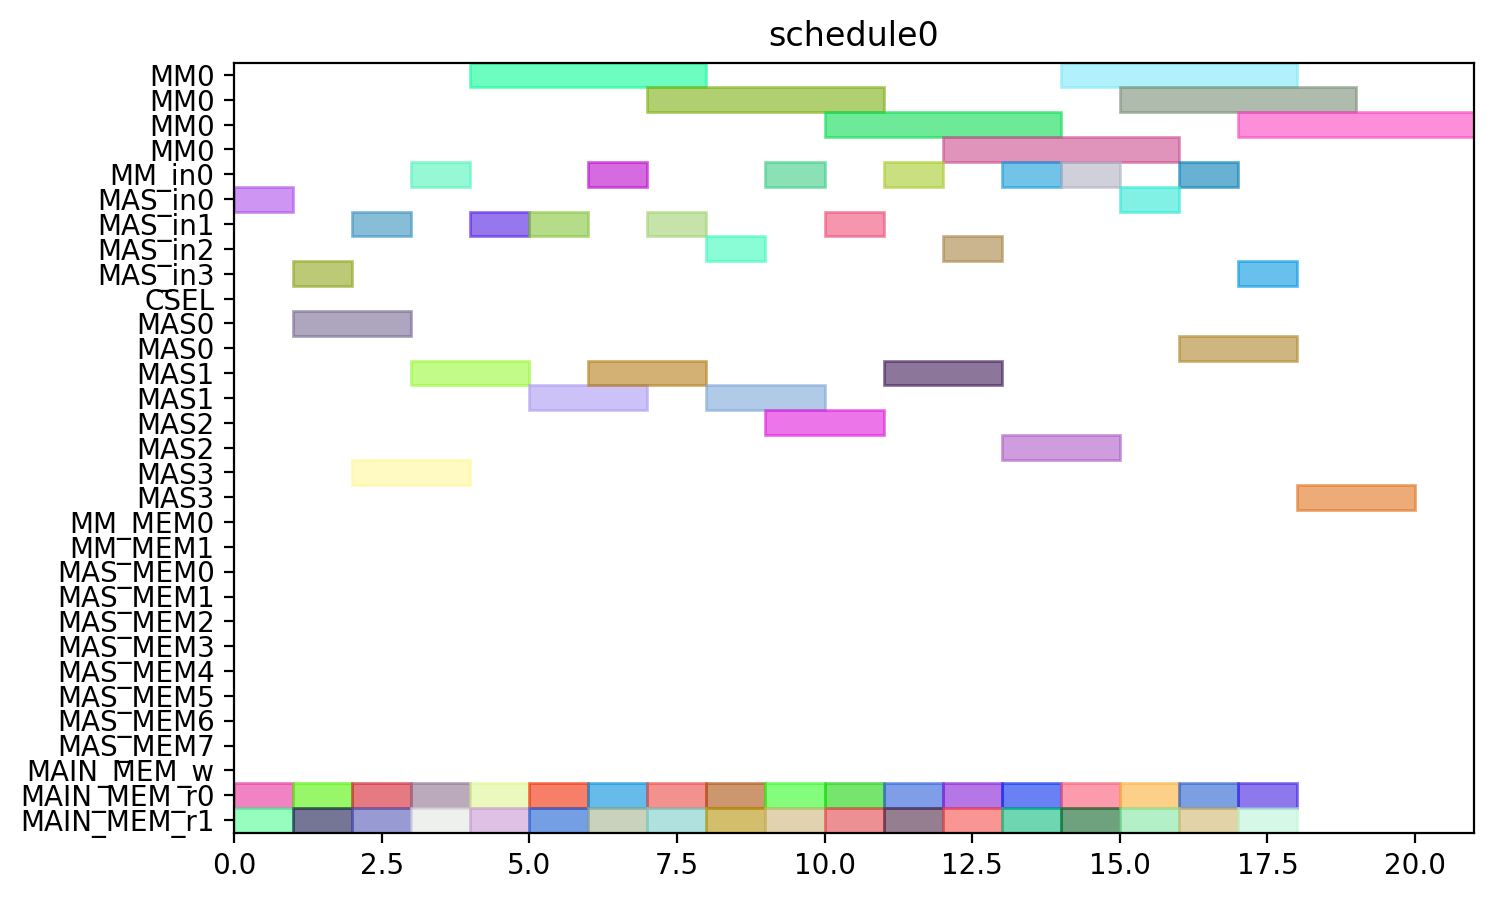

This figure's Python source:
from pyschedule import Scenario, solvers, plotters, alt


def solve():
	horizon = 120
	S = Scenario("schedule0", horizon=horizon)

	# resource
	MM = S.Resources('MM', num=1, size=4)
	MM_in = S.Resources('MM_in', num=1)
	MAS_in = S.Resources('MAS_in', num=4)
	CSEL = S.Resource('CSEL')
	MAS = S.Resources('MAS', num=4, size=2, periods=range(1, horizon))
	MM_MEM = S.Resources('MM_MEM', num=2)
	MAS_MEM = S.Resources('MAS_MEM', num=8)
	MAIN_MEM_w = S.Resource('MAIN_MEM_w', size=1)
	MAIN_MEM_r = S.Resources('MAIN_MEM_r', num=2)

	# result of previous scheduling

	# new tasks
	t0_t0 = S.Task('t0_t0', length=2, delay_cost=1)
	t0_t0 += alt(MAS)
	t0_t0_in = S.Task('t0_t0_in', length=1, delay_cost=1)
	t0_t0_in += alt(MAS_in)
	S += t0_t0_in*MAS_in[0]<=t0_t0*MAS[0]

	S += t0_t0_in*MAS_in[1]<=t0_t0*MAS[1]

	S += t0_t0_in*MAS_in[2]<=t0_t0*MAS[2]

	S += t0_t0_in*MAS_in[3]<=t0_t0*MAS[3]

	t0_t0_mem0 = S.Task('t0_t0_mem0', length=1, delay_cost=1)
	t0_t0_mem0 += MAIN_MEM_r[0]
	S += t0_t0_mem0 <= t0_t0

	t0_t0_mem1 = S.Task('t0_t0_mem1', length=1, delay_cost=1)
	t0_t0_mem1 += MAIN_MEM_r[1]
	S += t0_t0_mem1 <= t0_t0

	t0_t1 = S.Task('t0_t1', length=2, delay_cost=1)
	t0_t1 += alt(MAS)
	t0_t1_in = S.Task('t0_t1_in', length=1, delay_cost=1)
	t0_t1_in += alt(MAS_in)
	S += t0_t1_in*MAS_in[0]<=t0_t1*MAS[0]

	S += t0_t1_in*MAS_in[1]<=t0_t1*MAS[1]

	S += t0_t1_in*MAS_in[2]<=t0_t1*MAS[2]

	S += t0_t1_in*MAS_in[3]<=t0_t1*MAS[3]

	t0_t1_mem0 = S.Task('t0_t1_mem0', length=1, delay_cost=1)
	t0_t1_mem0 += MAIN_MEM_r[0]
	S += t0_t1_mem0 <= t0_t1

	t0_t1_mem1 = S.Task('t0_t1_mem1', length=1, delay_cost=1)
	t0_t1_mem1 += MAIN_MEM_r[1]
	S += t0_t1_mem1 <= t0_t1

	t0_t3 = S.Task('t0_t3', length=4, delay_cost=1)
	t0_t3 += alt(MM)
	t0_t3_in = S.Task('t0_t3_in', length=1, delay_cost=1)
	t0_t3_in += alt(MM_in)
	S += t0_t3_in*MM_in[0]<=t0_t3*MM[0]
	t0_t3_mem0 = S.Task('t0_t3_mem0', length=1, delay_cost=1)
	t0_t3_mem0 += MAIN_MEM_r[0]
	S += t0_t3_mem0 <= t0_t3

	t0_t3_mem1 = S.Task('t0_t3_mem1', length=1, delay_cost=1)
	t0_t3_mem1 += MAIN_MEM_r[1]
	S += t0_t3_mem1 <= t0_t3

	t1_t0 = S.Task('t1_t0', length=2, delay_cost=1)
	t1_t0 += alt(MAS)
	t1_t0_in = S.Task('t1_t0_in', length=1, delay_cost=1)
	t1_t0_in += alt(MAS_in)
	S += t1_t0_in*MAS_in[0]<=t1_t0*MAS[0]

	S += t1_t0_in*MAS_in[1]<=t1_t0*MAS[1]

	S += t1_t0_in*MAS_in[2]<=t1_t0*MAS[2]

	S += t1_t0_in*MAS_in[3]<=t1_t0*MAS[3]

	t1_t0_mem0 = S.Task('t1_t0_mem0', length=1, delay_cost=1)
	t1_t0_mem0 += MAIN_MEM_r[0]
	S += t1_t0_mem0 <= t1_t0

	t1_t0_mem1 = S.Task('t1_t0_mem1', length=1, delay_cost=1)
	t1_t0_mem1 += MAIN_MEM_r[1]
	S += t1_t0_mem1 <= t1_t0

	t1_t1 = S.Task('t1_t1', length=2, delay_cost=1)
	t1_t1 += alt(MAS)
	t1_t1_in = S.Task('t1_t1_in', length=1, delay_cost=1)
	t1_t1_in += alt(MAS_in)
	S += t1_t1_in*MAS_in[0]<=t1_t1*MAS[0]

	S += t1_t1_in*MAS_in[1]<=t1_t1*MAS[1]

	S += t1_t1_in*MAS_in[2]<=t1_t1*MAS[2]

	S += t1_t1_in*MAS_in[3]<=t1_t1*MAS[3]

	t1_t1_mem0 = S.Task('t1_t1_mem0', length=1, delay_cost=1)
	t1_t1_mem0 += MAIN_MEM_r[0]
	S += t1_t1_mem0 <= t1_t1

	t1_t1_mem1 = S.Task('t1_t1_mem1', length=1, delay_cost=1)
	t1_t1_mem1 += MAIN_MEM_r[1]
	S += t1_t1_mem1 <= t1_t1

	t1_t3 = S.Task('t1_t3', length=4, delay_cost=1)
	t1_t3 += alt(MM)
	t1_t3_in = S.Task('t1_t3_in', length=1, delay_cost=1)
	t1_t3_in += alt(MM_in)
	S += t1_t3_in*MM_in[0]<=t1_t3*MM[0]
	t1_t3_mem0 = S.Task('t1_t3_mem0', length=1, delay_cost=1)
	t1_t3_mem0 += MAIN_MEM_r[0]
	S += t1_t3_mem0 <= t1_t3

	t1_t3_mem1 = S.Task('t1_t3_mem1', length=1, delay_cost=1)
	t1_t3_mem1 += MAIN_MEM_r[1]
	S += t1_t3_mem1 <= t1_t3

	t2_t2 = S.Task('t2_t2', length=2, delay_cost=1)
	t2_t2 += alt(MAS)
	t2_t2_in = S.Task('t2_t2_in', length=1, delay_cost=1)
	t2_t2_in += alt(MAS_in)
	S += t2_t2_in*MAS_in[0]<=t2_t2*MAS[0]

	S += t2_t2_in*MAS_in[1]<=t2_t2*MAS[1]

	S += t2_t2_in*MAS_in[2]<=t2_t2*MAS[2]

	S += t2_t2_in*MAS_in[3]<=t2_t2*MAS[3]

	t2_t2_mem0 = S.Task('t2_t2_mem0', length=1, delay_cost=1)
	t2_t2_mem0 += MAIN_MEM_r[0]
	S += t2_t2_mem0 <= t2_t2

	t2_t2_mem1 = S.Task('t2_t2_mem1', length=1, delay_cost=1)
	t2_t2_mem1 += MAIN_MEM_r[1]
	S += t2_t2_mem1 <= t2_t2

	t5_t0 = S.Task('t5_t0', length=4, delay_cost=1)
	t5_t0 += alt(MM)
	t5_t0_in = S.Task('t5_t0_in', length=1, delay_cost=1)
	t5_t0_in += alt(MM_in)
	S += t5_t0_in*MM_in[0]<=t5_t0*MM[0]
	t5_t0_mem0 = S.Task('t5_t0_mem0', length=1, delay_cost=1)
	t5_t0_mem0 += MAIN_MEM_r[0]
	S += t5_t0_mem0 <= t5_t0

	t5_t0_mem1 = S.Task('t5_t0_mem1', length=1, delay_cost=1)
	t5_t0_mem1 += MAIN_MEM_r[1]
	S += t5_t0_mem1 <= t5_t0

	t5_t1 = S.Task('t5_t1', length=4, delay_cost=1)
	t5_t1 += alt(MM)
	t5_t1_in = S.Task('t5_t1_in', length=1, delay_cost=1)
	t5_t1_in += alt(MM_in)
	S += t5_t1_in*MM_in[0]<=t5_t1*MM[0]
	t5_t1_mem0 = S.Task('t5_t1_mem0', length=1, delay_cost=1)
	t5_t1_mem0 += MAIN_MEM_r[0]
	S += t5_t1_mem0 <= t5_t1

	t5_t1_mem1 = S.Task('t5_t1_mem1', length=1, delay_cost=1)
	t5_t1_mem1 += MAIN_MEM_r[1]
	S += t5_t1_mem1 <= t5_t1

	t5_t2 = S.Task('t5_t2', length=2, delay_cost=1)
	t5_t2 += alt(MAS)
	t5_t2_in = S.Task('t5_t2_in', length=1, delay_cost=1)
	t5_t2_in += alt(MAS_in)
	S += t5_t2_in*MAS_in[0]<=t5_t2*MAS[0]

	S += t5_t2_in*MAS_in[1]<=t5_t2*MAS[1]

	S += t5_t2_in*MAS_in[2]<=t5_t2*MAS[2]

	S += t5_t2_in*MAS_in[3]<=t5_t2*MAS[3]

	t5_t2_mem0 = S.Task('t5_t2_mem0', length=1, delay_cost=1)
	t5_t2_mem0 += MAIN_MEM_r[0]
	S += t5_t2_mem0 <= t5_t2

	t5_t2_mem1 = S.Task('t5_t2_mem1', length=1, delay_cost=1)
	t5_t2_mem1 += MAIN_MEM_r[1]
	S += t5_t2_mem1 <= t5_t2

	t5_t3 = S.Task('t5_t3', length=2, delay_cost=1)
	t5_t3 += alt(MAS)
	t5_t3_in = S.Task('t5_t3_in', length=1, delay_cost=1)
	t5_t3_in += alt(MAS_in)
	S += t5_t3_in*MAS_in[0]<=t5_t3*MAS[0]

	S += t5_t3_in*MAS_in[1]<=t5_t3*MAS[1]

	S += t5_t3_in*MAS_in[2]<=t5_t3*MAS[2]

	S += t5_t3_in*MAS_in[3]<=t5_t3*MAS[3]

	t5_t3_mem0 = S.Task('t5_t3_mem0', length=1, delay_cost=1)
	t5_t3_mem0 += MAIN_MEM_r[0]
	S += t5_t3_mem0 <= t5_t3

	t5_t3_mem1 = S.Task('t5_t3_mem1', length=1, delay_cost=1)
	t5_t3_mem1 += MAIN_MEM_r[1]
	S += t5_t3_mem1 <= t5_t3

	t7_t0 = S.Task('t7_t0', length=2, delay_cost=1)
	t7_t0 += alt(MAS)
	t7_t0_in = S.Task('t7_t0_in', length=1, delay_cost=1)
	t7_t0_in += alt(MAS_in)
	S += t7_t0_in*MAS_in[0]<=t7_t0*MAS[0]

	S += t7_t0_in*MAS_in[1]<=t7_t0*MAS[1]

	S += t7_t0_in*MAS_in[2]<=t7_t0*MAS[2]

	S += t7_t0_in*MAS_in[3]<=t7_t0*MAS[3]

	t7_t0_mem0 = S.Task('t7_t0_mem0', length=1, delay_cost=1)
	t7_t0_mem0 += MAIN_MEM_r[0]
	S += t7_t0_mem0 <= t7_t0

	t7_t0_mem1 = S.Task('t7_t0_mem1', length=1, delay_cost=1)
	t7_t0_mem1 += MAIN_MEM_r[1]
	S += t7_t0_mem1 <= t7_t0

	t7_t1 = S.Task('t7_t1', length=2, delay_cost=1)
	t7_t1 += alt(MAS)
	t7_t1_in = S.Task('t7_t1_in', length=1, delay_cost=1)
	t7_t1_in += alt(MAS_in)
	S += t7_t1_in*MAS_in[0]<=t7_t1*MAS[0]

	S += t7_t1_in*MAS_in[1]<=t7_t1*MAS[1]

	S += t7_t1_in*MAS_in[2]<=t7_t1*MAS[2]

	S += t7_t1_in*MAS_in[3]<=t7_t1*MAS[3]

	t7_t1_mem0 = S.Task('t7_t1_mem0', length=1, delay_cost=1)
	t7_t1_mem0 += MAIN_MEM_r[0]
	S += t7_t1_mem0 <= t7_t1

	t7_t1_mem1 = S.Task('t7_t1_mem1', length=1, delay_cost=1)
	t7_t1_mem1 += MAIN_MEM_r[1]
	S += t7_t1_mem1 <= t7_t1

	t7_t3 = S.Task('t7_t3', length=4, delay_cost=1)
	t7_t3 += alt(MM)
	t7_t3_in = S.Task('t7_t3_in', length=1, delay_cost=1)
	t7_t3_in += alt(MM_in)
	S += t7_t3_in*MM_in[0]<=t7_t3*MM[0]
	t7_t3_mem0 = S.Task('t7_t3_mem0', length=1, delay_cost=1)
	t7_t3_mem0 += MAIN_MEM_r[0]
	S += t7_t3_mem0 <= t7_t3

	t7_t3_mem1 = S.Task('t7_t3_mem1', length=1, delay_cost=1)
	t7_t3_mem1 += MAIN_MEM_r[1]
	S += t7_t3_mem1 <= t7_t3

	t10_t0 = S.Task('t10_t0', length=4, delay_cost=1)
	t10_t0 += alt(MM)
	t10_t0_in = S.Task('t10_t0_in', length=1, delay_cost=1)
	t10_t0_in += alt(MM_in)
	S += t10_t0_in*MM_in[0]<=t10_t0*MM[0]
	t10_t0_mem0 = S.Task('t10_t0_mem0', length=1, delay_cost=1)
	t10_t0_mem0 += MAIN_MEM_r[0]
	S += t10_t0_mem0 <= t10_t0

	t10_t0_mem1 = S.Task('t10_t0_mem1', length=1, delay_cost=1)
	t10_t0_mem1 += MAIN_MEM_r[1]
	S += t10_t0_mem1 <= t10_t0

	t10_t1 = S.Task('t10_t1', length=4, delay_cost=1)
	t10_t1 += alt(MM)
	t10_t1_in = S.Task('t10_t1_in', length=1, delay_cost=1)
	t10_t1_in += alt(MM_in)
	S += t10_t1_in*MM_in[0]<=t10_t1*MM[0]
	t10_t1_mem0 = S.Task('t10_t1_mem0', length=1, delay_cost=1)
	t10_t1_mem0 += MAIN_MEM_r[0]
	S += t10_t1_mem0 <= t10_t1

	t10_t1_mem1 = S.Task('t10_t1_mem1', length=1, delay_cost=1)
	t10_t1_mem1 += MAIN_MEM_r[1]
	S += t10_t1_mem1 <= t10_t1

	t10_t2 = S.Task('t10_t2', length=2, delay_cost=1)
	t10_t2 += alt(MAS)
	t10_t2_in = S.Task('t10_t2_in', length=1, delay_cost=1)
	t10_t2_in += alt(MAS_in)
	S += t10_t2_in*MAS_in[0]<=t10_t2*MAS[0]

	S += t10_t2_in*MAS_in[1]<=t10_t2*MAS[1]

	S += t10_t2_in*MAS_in[2]<=t10_t2*MAS[2]

	S += t10_t2_in*MAS_in[3]<=t10_t2*MAS[3]

	t10_t2_mem0 = S.Task('t10_t2_mem0', length=1, delay_cost=1)
	t10_t2_mem0 += MAIN_MEM_r[0]
	S += t10_t2_mem0 <= t10_t2

	t10_t2_mem1 = S.Task('t10_t2_mem1', length=1, delay_cost=1)
	t10_t2_mem1 += MAIN_MEM_r[1]
	S += t10_t2_mem1 <= t10_t2

	t10_t3 = S.Task('t10_t3', length=2, delay_cost=1)
	t10_t3 += alt(MAS)
	t10_t3_in = S.Task('t10_t3_in', length=1, delay_cost=1)
	t10_t3_in += alt(MAS_in)
	S += t10_t3_in*MAS_in[0]<=t10_t3*MAS[0]

	S += t10_t3_in*MAS_in[1]<=t10_t3*MAS[1]

	S += t10_t3_in*MAS_in[2]<=t10_t3*MAS[2]

	S += t10_t3_in*MAS_in[3]<=t10_t3*MAS[3]

	t10_t3_mem0 = S.Task('t10_t3_mem0', length=1, delay_cost=1)
	t10_t3_mem0 += MAIN_MEM_r[0]
	S += t10_t3_mem0 <= t10_t3

	t10_t3_mem1 = S.Task('t10_t3_mem1', length=1, delay_cost=1)
	t10_t3_mem1 += MAIN_MEM_r[1]
	S += t10_t3_mem1 <= t10_t3

	solvers.mip.solve(S,msg=1,kind='CPLEX',ratio_gap=1.01)

	solution = [['hoge']*len(S.solution()[1]) for i in range(len(S.solution()))]
	for i in range(len(S.solution())):
		for j in range(len(S.solution()[i])):
			solution[i][j]=str(S.solution()[i][j])
	print(solution)

	cycles = int(solution[-1][3])

	pic_file_name = "/home/mfukuda/ABE/multiRAM_multiMAS_16mux/scheduling_result/stage4MM1_stage2MAS4/EP2_DBL_w_EVAL/schedule0.png"
	if(S.solution() != []):
		plotters.matplotlib.plot(S,img_filename=pic_file_name, show_task_labels=False, fig_size=(cycles*0.25+3, 5))

	return solution
